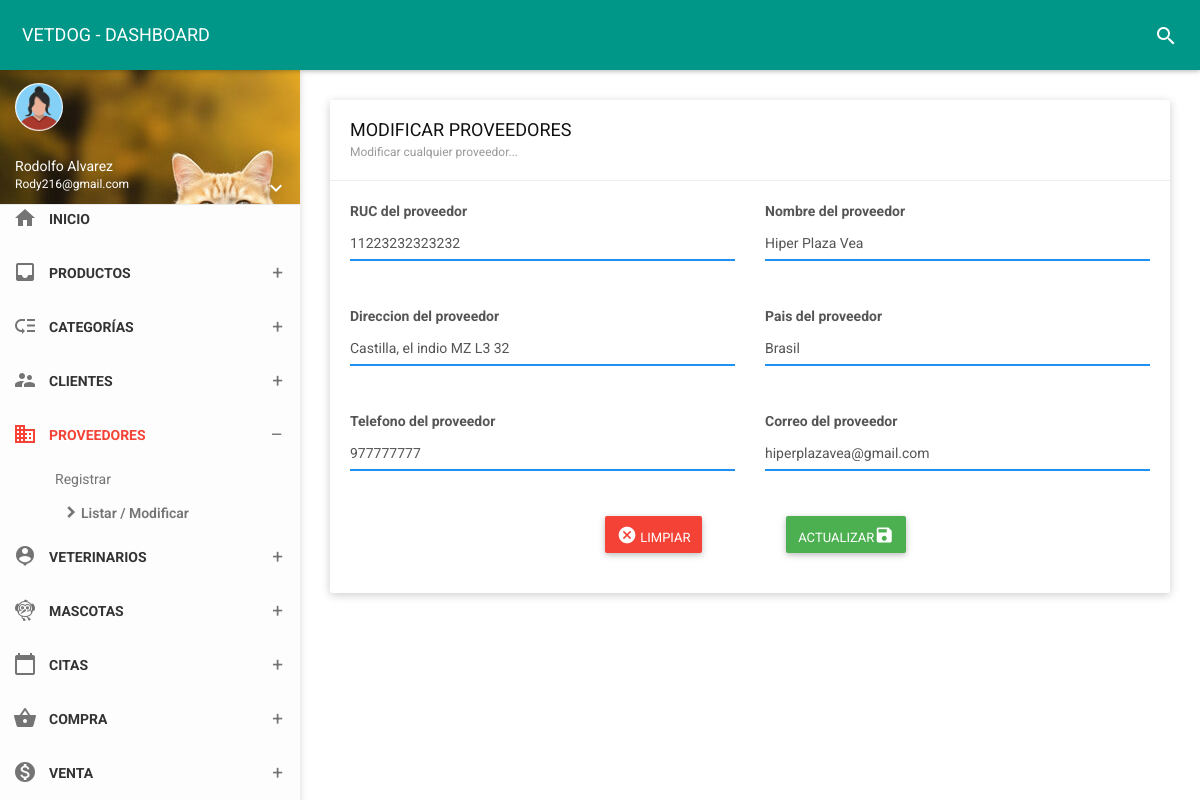
Page /vista/proveedores/edit?id=1 (signed in) on the committed database.
### tables this page shows
CREATE TABLE `supplier` (
  `id_prove` int(11) NOT NULL,
  `nomprove` varchar(255) NOT NULL,
  `ruc` char(14) NOT NULL,
  `direcc` varchar(200) NOT NULL,
  `pais` varchar(50) NOT NULL,
  `tele` char(12) NOT NULL,
  `corre` varchar(35) NOT NULL,
  `estado` char(1) NOT NULL,
  `fere` timestamp NOT NULL DEFAULT current_timestamp() ON UPDATE current_timestamp()
);

### vista/proveedores/edit.php (the view, shortened to what this page needs)
<!DOCTYPE html>
<html>
<head>
    <link href="../../assets/plugins/bootstrap/css/bootstrap.css" rel="stylesheet">
    <link href="../../assets/plugins/node-waves/waves.css" rel="stylesheet" />
    <link href="../../assets/plugins/animate-css/animate.css" rel="stylesheet" />
    <link href="../../css/style.css" rel="stylesheet">
    <link href="../../assets/css/themes/all-themes.css" rel="stylesheet" />
       <link rel="stylesheet" href="https://cdnjs.cloudflare.com/ajax/libs/limonte-sweetalert2/11.1.9/sweetalert2.min.css" />
</head>
<body class="theme-red">
    <nav class="navbar">
        <div class="container-fluid">
            <div class="navbar-header">
                <a class="navbar-brand" href="../panel-admin/administrador"> VETDOG - DASHBOARD </a>
            </div>
            <div class="collapse navbar-collapse" id="navbar-collapse">
                <ul class="nav navbar-nav navbar-right">
                    <li><a href="javascript:void(0);" class="js-search" data-close="true"><i class="material-icons">search</i></a></li>
                </ul>
            </div>
        </div>
    </nav>
    <section>
        <aside id="leftsidebar" class="sidebar">
            <div class="user-info">
                <div class="image">
                    <img src="../../assets/img/mujerico.png" width="48" height="48" alt="User" />
                </div>
                <div class="info-container">
                    <div class="name" data-toggle="dropdown" aria-haspopup="true" aria-expanded="false"><?php echo ucfirst($_SESSION['nombre']); ?></div>
                    <div class="email"><?php echo ucfirst($_SESSION['correo']); ?></div>
                    <div class="btn-group user-helper-dropdown">
                        <i class="material-icons" data-toggle="dropdown" aria-haspopup="true" aria-expanded="true">keyboard_arrow_down</i>
                    </div>
                </div>
            </div>
            <div class="menu">
                <ul class="list">
                    <li>
                        <a href="../panel-admin/administrador">
                            <i class="material-icons">home</i>
                            <span>INICIO</span>
                        </a>
                    </li>
                    <li>
                        <a href="javascript:void(0);" class="menu-toggle">
                            <i class="material-icons">inbox</i>
                            <span>PRODUCTOS</span>
                        </a>
                    </li>
                    <li>
                        <a href="javascript:void(0);" class="menu-toggle">
                            <i class="material-icons">low_priority</i>
                            <span>CATEGORÍAS</span>
                        </a>
                    </li>
                    <li>
                        <a href="javascript:void(0);" class="menu-toggle">
                            <i class="material-icons">supervisor_account</i>
                            <span>CLIENTES</span>
                        </a>
                    </li>
                    <li class="active">
                        <a href="javascript:void(0);" class="menu-toggle">
                            <i class="material-icons">business</i>
                            <span>PROVEEDORES</span>
                        </a>
                        <ul class="ml-menu">
                            <li>
                                <a href="../proveedores/nuevo">Registrar</a>
                            </li>
                            <li class="active">
                                <a href="../../folder/proveedores">Listar / Modificar</a>
                            </li>
                        </ul>
                    </li>
                    <li>
                        <a href="javascript:void(0);" class="menu-toggle">
                            <i class="material-icons">person_pin</i>
                            <span>VETERINARIOS</span>
                        </a>
                    </li>
                    <li>
                        <a href="javascript:void(0);" class="menu-toggle">
                            <i class="material-icons">flutter_dash</i>
                            <span>MASCOTAS</span>
                        </a>
</li>
                    <li>
                        <a href="javascript:void(0);" class="menu-toggle">
                            <i class="material-icons">calendar_today</i>
                            <span>CITAS</span>
                        </a>
    </li>
    <li>
                        <a href="javascript:void(0);" class="menu-toggle">
                            <i class="material-icons">shopping_basket</i>
                            <span>COMPRA</span>
                        </a>
    </li>
<li>
                        <a href="javascript:void(0);" class="menu-toggle">
                            <i class="material-icons">monetization_on</i>
                            <span>VENTA</span>
                        </a>
    </li>
    </section>
    <section class="content">
        <div class="container-fluid">
            <div class="row clearfix">
                <div class="col-lg-12 col-md-12 col-sm-12 col-xs-12">
                    <div class="card">
                        <div class="header">
                            <h2>
                                MODIFICAR PROVEEDORES
                                <small>Modificar cualquier proveedor...</small>
                            </h2>
                        </div>
                    <div class="body">
<?php
function connect(){
return new mysqli("localhost","root","","vetdog");
}
$con = connect();
$id = $_GET['id'];
$sql = "SELECT * FROM supplier  WHERE id_prove= '$id'";
$query  =$con->query($sql);
$data =  array();
if($query){
  while($r = $query->fetch_object()){
    $data[] = $r;
  }
}
?>
<?php if(count($data)>0):?>
    <?php foreach($data as $d):?>
                        <form method="POST"  autocomplete="off" action="../../folder/proveedores.php?id=<?php echo $d->id_prove; ?>">
                            <div class="row clearfix">
                                <div class="col-sm-6">
                                    <label class="control-label">RUC del proveedor</label>
                                    <div class="form-group">
                                        <div class="form-line">
                                            <input type="text" name="ruc" value="<?php echo $d->ruc; ?>"  class="form-control" placeholder="RUC del proveedor..." />
                                        </div>
                                    </div>
                                </div>
                                <div class="col-sm-6">
                                    <label class="control-label">Nombre del proveedor</label>
                                    <div class="form-group">
                                        <div class="form-line">
                                            <input type="text" name="nomprove" value="<?php echo $d->nomprove; ?>"  class="form-control" placeholder="Nombre del proveedor..." />
                                        </div>
                                    </div>
                                </div>
                                <div class="col-sm-6">
                                    <label class="control-label">Direccion del proveedor</label>
                                    <div class="form-group">
                                        <div class="form-line">
                                            <input type="text" name="direcc" value="<?php echo $d->direcc; ?>"  class="form-control" placeholder="Direccion del proveedor..." />
                                        </div>
                                    </div>
                                </div>
                                <div class="col-sm-6">
                                    <label class="control-label">Pais del proveedor</label>
                                    <div class="form-group">
                                        <div class="form-line">
                                            <input type="text" name="pais" value="<?php echo $d->pais; ?>"  class="form-control" placeholder="Pais del proveedor..." />
                                        </div>
                                    </div>
                                </div>
                                <div class="col-sm-6">
                                    <label class="control-label">Telefono del proveedor</label>
                                    <div class="form-group">
                                        <div class="form-line">
                                            <input type="text" onKeypress="if (event.keyCode < 45 || event.keyCode > 57) event.returnValue = false;" maxlength="9" name="tele" value="<?php echo $d->tele; ?>"  class="form-control" placeholder="Telefono del proveedor..." />
                                        </div>
                                    </div>
                                </div>
                                <div class="col-sm-6">
                                    <label class="control-label">Correo del proveedor</label>
                                    <div class="form-group">
                                        <div class="form-line">
                                            <input type="email" name="corre" value="<?php echo $d->corre; ?>"  class="form-control" placeholder="Correo del proveedor..." />
                                        </div>
                                    </div>
                                </div>
                            </div>
                                <div class="container-fluid" align="center">
                                    <div class="col-xs-12 col-sm-6 col-md-4 col-lg-3">
                                    </div>
                                    <div class="col-xs-12 col-sm-6 col-md-4 col-lg-3">
                                        <a type="button" href="../../folder/proveedores" class="btn bg-red"><i class="material-icons">cancel</i> LIMPIAR </a>
                                    </div>
                                    <div class="col-xs-12 col-sm-6 col-md-4 col-lg-3">
                                         <button class="btn bg-green" name="update">ACTUALIZAR<i class="material-icons">save</i></button>
                                    </div>
                                </div>
                        </form>
                 </div>
 <?php endforeach; ?>
    <?php else:?>
      <span class="px-2 py-1 font-semibold leading-tight text-red-700 bg-red-100 rounded-full dark:text-red-100 dark:bg-red-700">
          No hay datos
        </span>
    <?php endif; ?>
                    </div>
                        </div>
                    </div>
                </div>
    </section>
</body>
</html>

### assets/css/themes/all-themes.css (style rules this page uses)
.theme-red .navbar-brand { color: #fff; }
.theme-red .nav > li > a { color: #fff; }
.theme-red .sidebar .menu .list li.active { background-color: transparent; }
.theme-red .sidebar .menu .list li.active > :first-child i, .theme-red .sidebar .menu .list li.active > :first-child span { color: #F44336; }
.theme-red .sidebar .menu .list .toggled { background-color: transparent; }
.theme-red .sidebar .menu .list .ml-menu { background-color: transparent; }

### rows in the picture
supplier: ruc "11223232323232", nomprove "Hiper Plaza Vea", direcc "Castilla, el indio MZ L3 32", pais "Brasil", tele "977777777", corre "hiperplazavea@gmail.com"

### other values in the picture
$_SESSION['nombre'] "Rodolfo Alvarez"
$_SESSION['correo'] "Rody216@gmail.com"
